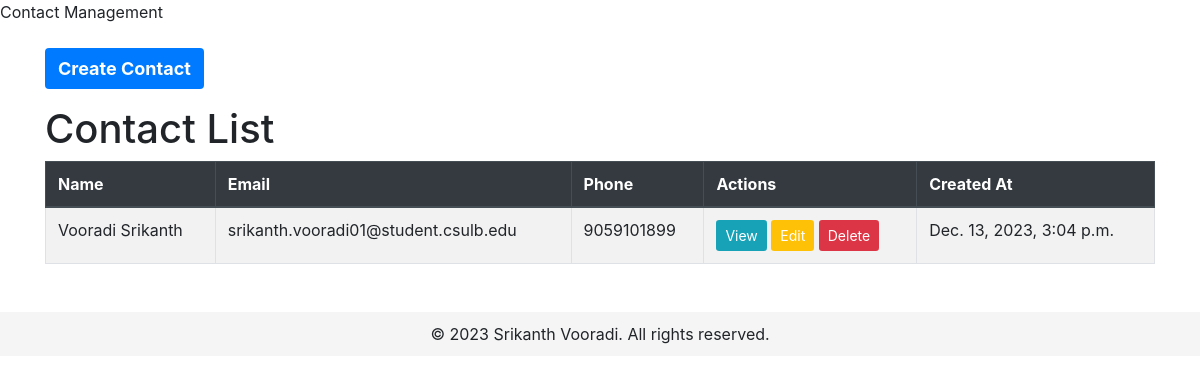
Before: / with the older database file.
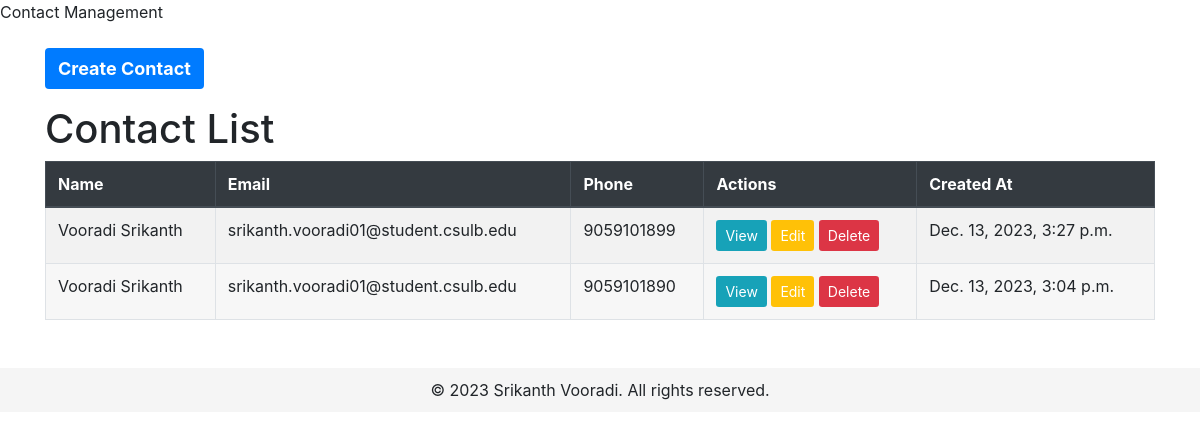
After: the same page with the newer database file.
### ReachOutMe/models.py (models this page shows, shortened)
class Contact(models.Model):
    name = models.CharField(max_length=100)
    email = models.EmailField()
    phone = models.CharField(max_length=10, blank=True)
    notes = models.TextField(blank=True)
    created_at = models.DateTimeField(default=timezone.now)
    class Meta:
        ordering = ['name']

### ReachOutMe/views.py (the view)
# urls.py: path('', views.contact_list, name='contact_list'),
def contact_list(request):
    contacts = Contact.objects.all().order_by('-created_at')
    current_year = timezone.now().year
    return render(request, 'ReachOutMe/contact_list.html', {'contacts': contacts, 'current_year': current_year})

### ReachOutMe/templates/ReachOutMe/contact_list.html (shortened to what this page needs)
{% block content %}
<link rel="stylesheet" href="https://maxcdn.bootstrapcdn.com/bootstrap/4.5.2/css/bootstrap.min.css">
<div class="container mt-4">
    <a href="{% url 'ReachOutMe:contact_create' %}" class="btn btn-create-contact mb-3">Create Contact</a>
    <h1>Contact List</h1>
    {% if contacts %}
        <table class="table table-striped table-bordered">
            <thead class="thead-dark">
                <tr>
                    <th>Name</th>
                    <th>Email</th>
                    <th>Phone</th>
                    <th>Actions</th>
                    <th>Created At</th>
                </tr>
            </thead>
            <tbody>
                {% for contact in contacts %}
                    <tr class="contact-row">
                        <td>{{ contact.name }}</td>
                        <td>{{ contact.email }}</td>
                        <td>{{ contact.phone }}</td>
                        <td>
                            <a href="{% url 'ReachOutMe:contact_detail' contact.pk %}" class="btn btn-view btn-sm">View</a>
                            <a href="{% url 'ReachOutMe:contact_update' contact.pk %}" class="btn btn-edit btn-sm">Edit</a>
                            <a href="{% url 'ReachOutMe:contact_delete' contact.pk %}" class="btn btn-delete btn-sm">Delete</a>
                        </td>
                        <td>{{ contact.created_at }}</td>
                    </tr>
                {% endfor %}
            </tbody>
        </table>
    {% else %}
        <p>No contacts available.</p>
    {% endif %}
</div>
<footer class="footer mt-5 custom-footer">
    <div class="container text-center">
        &copy; 2023 Srikanth Vooradi. All rights reserved.
    </div>
</footer>
{% endblock %}

### ReachOutMe/templates/ReachOutMe/contact_list.html (style rules this page uses)
.btn-create-contact { background-color: #007bff; color: white; font-weight: bold; font-size: 18px; }
.contact-row { background-color: #f7f7f7; }
.btn-view { background-color: #17a2b8; color: white; }
.btn-edit { background-color: #ffc107; color: white; }
.btn-delete { background-color: #dc3545; color: white; }
.custom-footer { background-color: #f5f5f5; padding: 10px 0; }

Changed rows visible on the page:
added Contact: name "Vooradi Srikanth", email "srikanth.vooradi01@student.csulb.edu", phone "9059101899", created_at "Dec. 13, 2023, 3:27 p.m."
changed Contact "Dec. 13, 2023, 3:04 p.m.": phone "9059101899" → "9059101890"
